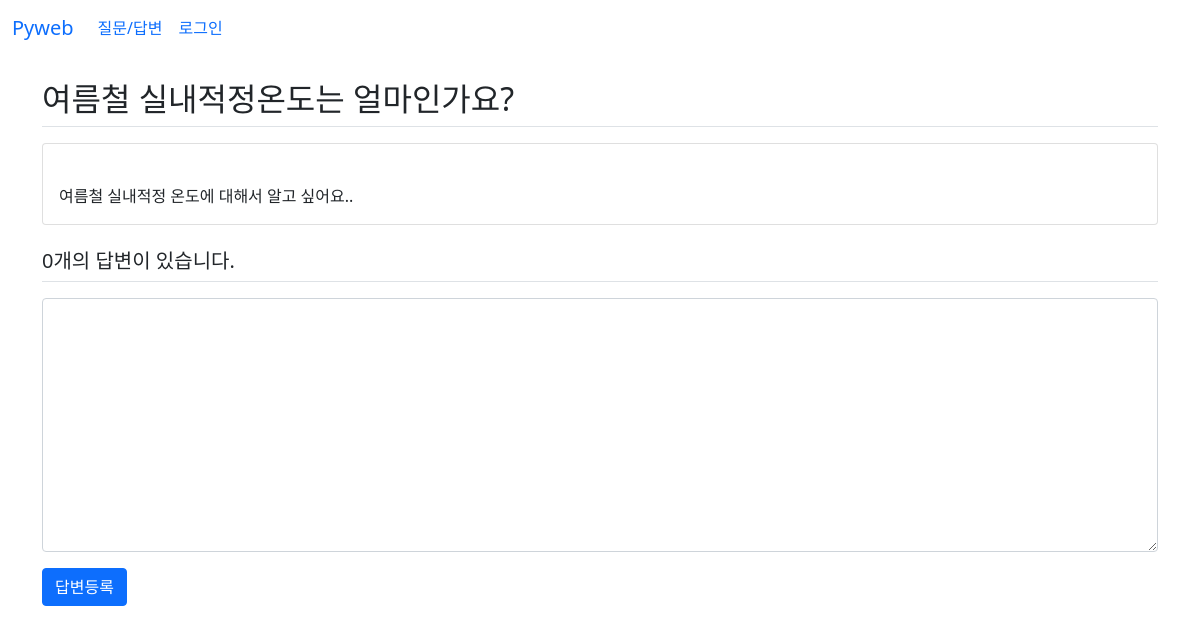
Before: /board/1/ with the older database file.
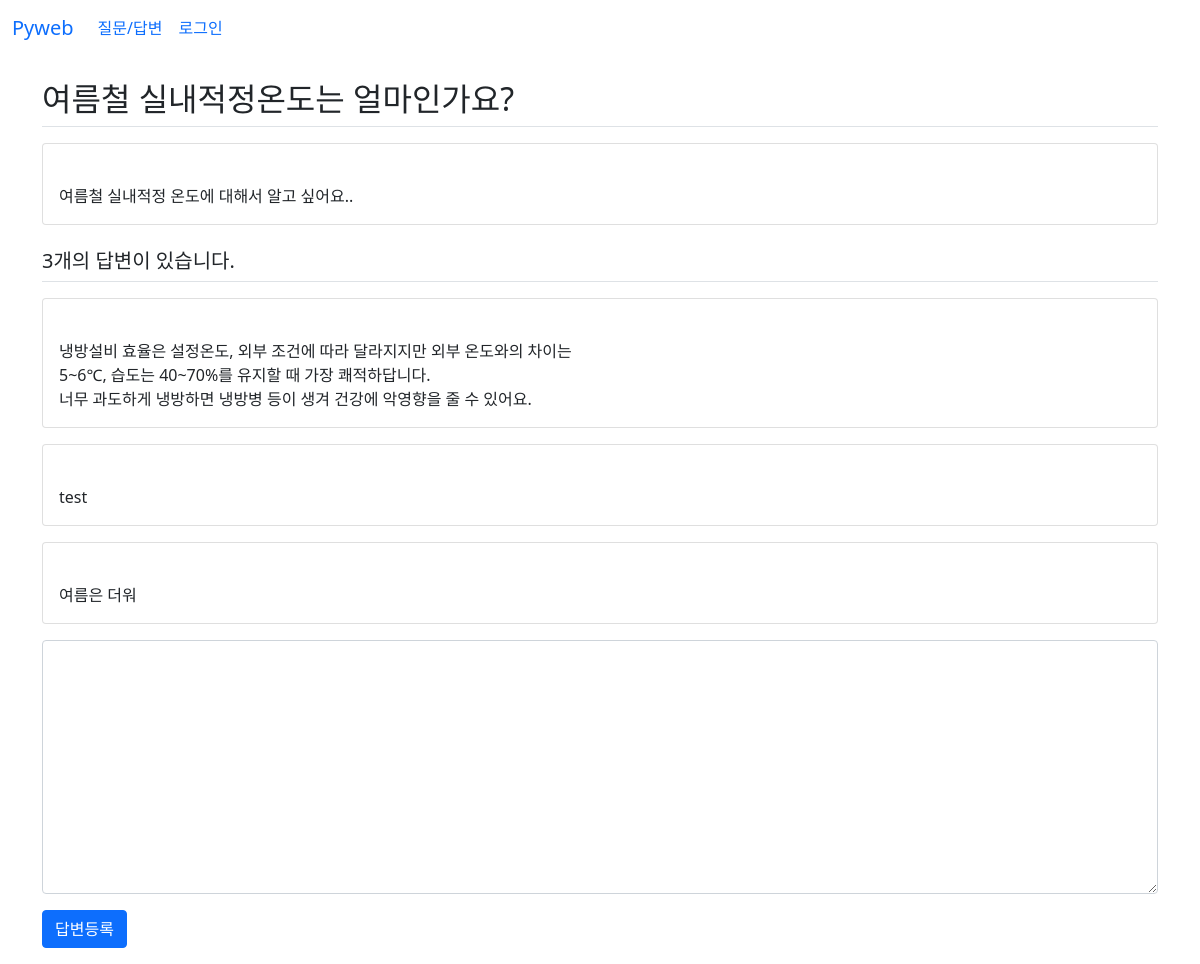
After: the same page with the newer database file.
### board/models.py (models this page shows, shortened)
class Question(models.Model):
    subject = models.CharField(max_length=200)  #제목
    content = models.TextField()                #질문 내용
    create_date = models.DateTimeField()        #등록일

class Answer(models.Model):
    content = models.TextField()  #답변 내용
    create_date = models.DateTimeField()  #등록일
    question = models.ForeignKey(Question,
                on_delete=models.CASCADE) #외래키

### board/views.py (the view)
# urls.py: path('<int:question_id>/', views.detail, name='detail'),
def detail(request, question_id):
    question = Question.objects.get(id=question_id)
    context = {'question': question}
    return render(request, 'board/detail.html', context)

### templates/board/detail.html (shortened to what this page needs)
{% extends 'base.html' %}
{%  block content %}
<div class="container my-3">
    <section id="detail">
    <h2 class="border-bottom py-2">{{ question.subject }}</h2>
    <div class="card my-3">
        <div class="card-body">
            <div class="card-text" style="white-space:pre-line">
                {{ question.content }}
            </div>
        </div>
    </div>
    <h5 class="border-bottom my-3 py-2">
        {{ question.answer_set.count }}개의 답변이 있습니다.
    </h5>
    {% for answer in question.answer_set.all %}
        <div class="card my-3">
        <div class="card-body">
            <div class="card-text" style="white-space:pre-line">
                {{ answer.content }}
            </div>
        </div>
    </div>
        {%  endfor %}
    <form action="{% url 'board:answer_create' question.id  %}"
            method="post">
        <div class="form-group">
            <textarea name="content" rows="10"
                      cols="50" class="form-control mb-3"></textarea>
        </div>
        <button type="submit" class="btn btn-primary">답변등록</button>
    </form>
    </section>
</div>
{% endblock %}

Changed rows visible on the page:
computed for Question "여름철 실내적정온도는 얼마인가요?": answer_set.count "0" → "3"
added Answer: content "냉방설비 효율은 설정온도, 외부 조건에 따라 달라지지만 외부 온도와의 차이는 5~6℃, 습도는 40~70%를 유지할 때 가장 쾌적하답니다. 너무 과도하게 냉방하면 냉방병 등이 생겨 건강에 악영향을 줄 수 있어요."
added Answer: content "test"
added Answer: content "여름은 더워"
